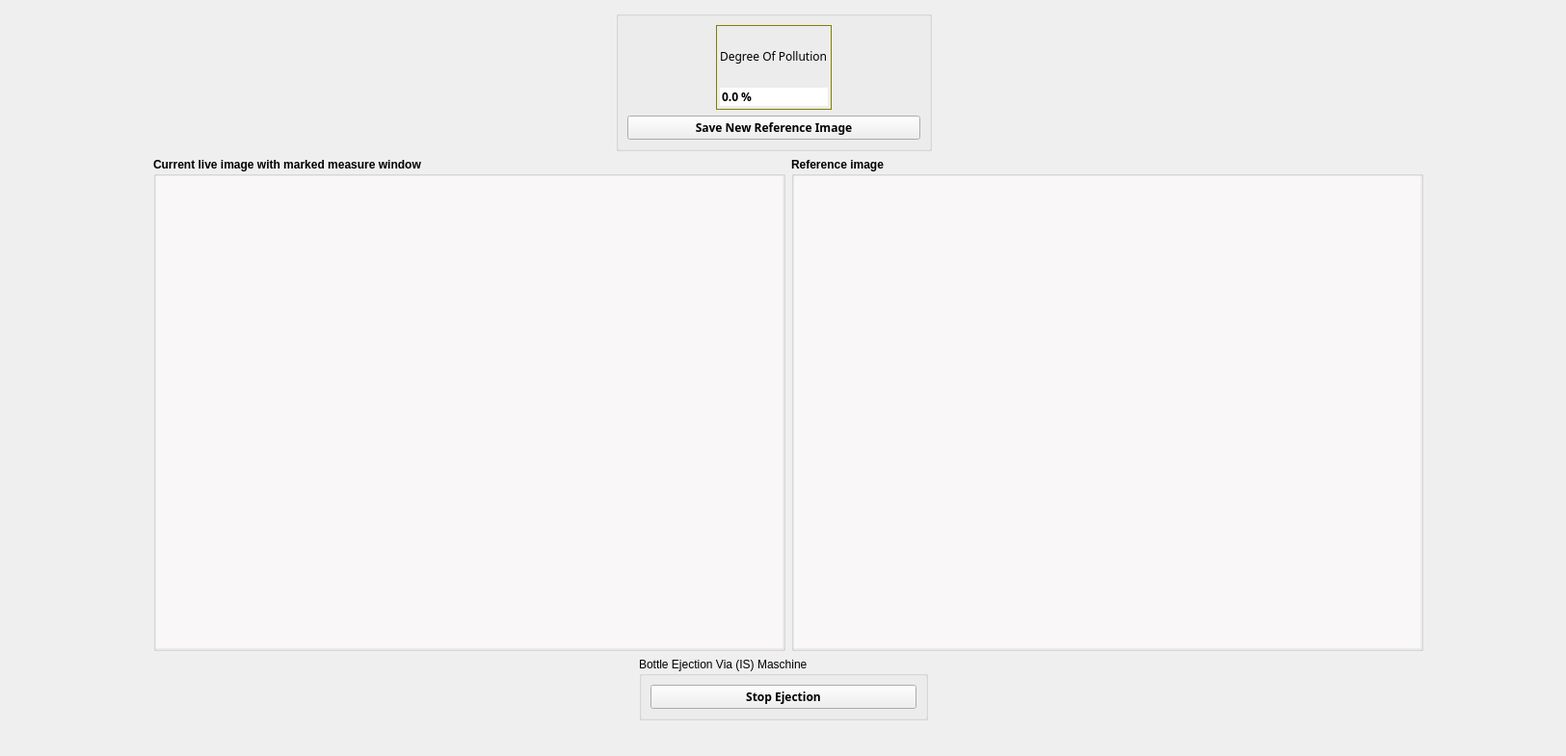
<?xml version="1.0" encoding="UTF-8"?>
<ui version="4.0">
 <class>CleanImageDialog</class>
 <widget class="QWidget" name="CleanImageDialog">
  <property name="geometry">
   <rect>
    <x>0</x>
    <y>0</y>
    <width>1625</width>
    <height>785</height>
   </rect>
  </property>
  <property name="windowTitle">
   <string/>
  </property>
  <layout class="QGridLayout" name="gridLayout_15">
   <item row="0" column="0">
    <spacer name="horizontalSpacer_7">
     <property name="orientation">
      <enum>Qt::Horizontal</enum>
     </property>
     <property name="sizeHint" stdset="0">
      <size>
       <width>16</width>
       <height>20</height>
      </size>
     </property>
    </spacer>
   </item>
   <item row="0" column="1">
    <layout class="QGridLayout" name="gridLayout_13">
     <item row="1" column="0">
      <layout class="QGridLayout" name="gridLayout_12">
       <item row="0" column="0">
        <spacer name="horizontalSpacer">
         <property name="orientation">
          <enum>Qt::Horizontal</enum>
         </property>
         <property name="sizeHint" stdset="0">
          <size>
           <width>108</width>
           <height>20</height>
          </size>
         </property>
        </spacer>
       </item>
       <item row="0" column="1">
        <layout class="QGridLayout" name="gridLayout_11">
         <item row="0" column="0">
          <widget class="QGroupBox" name="groupBoxCurrentLiveImage">
           <property name="font">
            <font>
             <weight>75</weight>
             <bold>true</bold>
            </font>
           </property>
           <property name="title">
            <string>Current live image with marked measure window</string>
           </property>
           <layout class="QGridLayout" name="gridLayout_8">
            <property name="leftMargin">
             <number>0</number>
            </property>
            <property name="topMargin">
             <number>0</number>
            </property>
            <property name="rightMargin">
             <number>0</number>
            </property>
            <property name="bottomMargin">
             <number>0</number>
            </property>
            <property name="spacing">
             <number>0</number>
            </property>
            <item row="0" column="0">
             <layout class="QGridLayout" name="gridLayout_2">
              <item row="0" column="0">
               <widget class="QFrame" name="ImageFrame">
                <property name="minimumSize">
                 <size>
                  <width>650</width>
                  <height>490</height>
                 </size>
                </property>
                <property name="maximumSize">
                 <size>
                  <width>650</width>
                  <height>490</height>
                 </size>
                </property>
                <property name="layoutDirection">
                 <enum>Qt::LeftToRight</enum>
                </property>
                <property name="styleSheet">
                 <string notr="true">QFrame {
 border: 0px solid rgb(0,0,0);
 background:rgb(249,247,248);
}</string>
                </property>
                <property name="frameShape">
                 <enum>QFrame::Box</enum>
                </property>
                <property name="frameShadow">
                 <enum>QFrame::Plain</enum>
                </property>
                <layout class="QGridLayout" name="gridLayout_7">
                 <property name="leftMargin">
                  <number>0</number>
                 </property>
                 <property name="topMargin">
                  <number>0</number>
                 </property>
                 <property name="rightMargin">
                  <number>0</number>
                 </property>
                 <property name="bottomMargin">
                  <number>0</number>
                 </property>
                </layout>
               </widget>
              </item>
             </layout>
            </item>
           </layout>
          </widget>
         </item>
         <item row="0" column="1">
          <widget class="QGroupBox" name="groupBoxReferenceImage">
           <property name="font">
            <font>
             <weight>75</weight>
             <bold>true</bold>
            </font>
           </property>
           <property name="title">
            <string>Reference image</string>
           </property>
           <layout class="QGridLayout" name="gridLayout_9">
            <property name="leftMargin">
             <number>0</number>
            </property>
            <property name="topMargin">
             <number>0</number>
            </property>
            <property name="rightMargin">
             <number>0</number>
            </property>
            <property name="bottomMargin">
             <number>0</number>
            </property>
            <property name="spacing">
             <number>0</number>
            </property>
            <item row="0" column="0">
             <layout class="QGridLayout" name="gridLayout">
              <item row="0" column="0">
               <widget class="QFrame" name="frameCleanImage">
                <property name="minimumSize">
                 <size>
                  <width>650</width>
                  <height>490</height>
                 </size>
                </property>
                <property name="maximumSize">
                 <size>
                  <width>650</width>
                  <height>490</height>
                 </size>
                </property>
                <property name="styleSheet">
                 <string notr="true">QFrame {
 border: 0px solid rgb(0,0,0);
 background:rgb(249,247,248);
}</string>
                </property>
                <property name="frameShape">
                 <enum>QFrame::Box</enum>
                </property>
                <property name="frameShadow">
                 <enum>QFrame::Plain</enum>
                </property>
                <layout class="QGridLayout" name="gridLayout_3">
                 <property name="leftMargin">
                  <number>0</number>
                 </property>
                 <property name="topMargin">
                  <number>0</number>
                 </property>
                 <property name="rightMargin">
                  <number>0</number>
                 </property>
                 <property name="bottomMargin">
                  <number>0</number>
                 </property>
                 <property name="spacing">
                  <number>6</number>
                 </property>
                </layout>
               </widget>
              </item>
             </layout>
            </item>
           </layout>
          </widget>
         </item>
        </layout>
       </item>
       <item row="0" column="2">
        <spacer name="horizontalSpacer_3">
         <property name="orientation">
          <enum>Qt::Horizontal</enum>
         </property>
         <property name="sizeHint" stdset="0">
          <size>
           <width>98</width>
           <height>20</height>
          </size>
         </property>
        </spacer>
       </item>
      </layout>
     </item>
     <item row="0" column="0">
      <layout class="QGridLayout" name="gridLayout_6">
       <item row="0" column="1">
        <widget class="QGroupBox" name="groupBoxSettingsCleanImage">
         <property name="title">
          <string/>
         </property>
         <layout class="QGridLayout" name="gridLayout_5">
          <item row="1" column="2">
           <spacer name="horizontalSpacer_2">
            <property name="orientation">
             <enum>Qt::Horizontal</enum>
            </property>
            <property name="sizeHint" stdset="0">
             <size>
              <width>40</width>
              <height>20</height>
             </size>
            </property>
           </spacer>
          </item>
          <item row="1" column="1">
           <widget class="ContentBoardItem" name="widgetDashBoardDegreeOfPollution" native="true">
            <property name="minimumSize">
             <size>
              <width>0</width>
              <height>88</height>
             </size>
            </property>
            <property name="maximumSize">
             <size>
              <width>16777215</width>
              <height>88</height>
             </size>
            </property>
            <property name="styleSheet">
             <string notr="true">/*QFrame{
     background:rgb(249,247,248);
     border: 1px solid rgb(0,0,255);
     min-height: 80px;
     max-height: 80px;
}

QLabel{
  background:rgb(249,247,248);
  color: rgb(39,51,66);
  border: 0px solid rgb(128,0,128);
  font-size: 16px;
  font-family: Siemens Sans;
  min-height: 20px;
  max-height: 20px;
}

QDoubleSpinBox{
background:rgb(255,255,255);
  color: rgb(39,51,66);
  font-size: 16px;
  font-weight: bold;
  font-family: Siemens Sans;
  min-height: 32px;
  max-height: 32px;
min-width: 0px;
}

QDoubleSpinBox::focus{
 border: 2px solid rgb(0,95,135);
}
*/

QWidget{
     border: 1px solid rgb(128,128,0);
 }

QLabel{
   border: 0px;
}
QDoubleSpinBox{
   border: 0px;
}
QDoubleSpinBox{
min-width: 40px;
}

</string>
            </property>
            <layout class="QGridLayout" name="gridLayout_4">
             <property name="leftMargin">
              <number>4</number>
             </property>
             <property name="topMargin">
              <number>4</number>
             </property>
             <property name="rightMargin">
              <number>4</number>
             </property>
             <property name="bottomMargin">
              <number>4</number>
             </property>
             <property name="spacing">
              <number>4</number>
             </property>
             <item row="0" column="0">
              <widget class="QLabel" name="labelDashBoardDegreeOfPollution">
               <property name="font">
                <font>
                 <family>Siemens Sans</family>
                </font>
               </property>
               <property name="text">
                <string>Degree Of Pollution</string>
               </property>
              </widget>
             </item>
             <item row="1" column="0">
              <widget class="QDoubleSpinBox" name="doubleSpinBoxDegreeOfPollution">
               <property name="enabled">
                <bool>true</bool>
               </property>
               <property name="sizePolicy">
                <sizepolicy hsizetype="Preferred" vsizetype="Fixed">
                 <horstretch>0</horstretch>
                 <verstretch>0</verstretch>
                </sizepolicy>
               </property>
               <property name="font">
                <font>
                 <family>Siemens Sans</family>
                 <weight>75</weight>
                 <bold>true</bold>
                </font>
               </property>
               <property name="styleSheet">
                <string notr="true">QDoubleSpinBox[STATE=&quot;Ok&quot;]
{
 background:rgb(249,247,248);
 min-width: 0px;
 border: 0px;
 }
QDoubleSpinBox[STATE=&quot;MaschineStop&quot;]
{ 
 background:rgb(202, 51, 51);
 min-width: 0px;
 border: 0px;
 }
QDoubleSpinBox[STATE =&quot;Warning&quot;]
{ 
 background:rgb(245, 197, 160);
 min-width: 0px;
 border: 0px;
 }
QDoubleSpinBox[STATE =&quot;Alarm&quot;]
{ 
 background:rgb(205, 99, 20);
 min-width: 0px;
 border: 0px;
 }


</string>
               </property>
               <property name="wrapping">
                <bool>false</bool>
               </property>
               <property name="alignment">
                <set>Qt::AlignLeading|Qt::AlignLeft|Qt::AlignVCenter</set>
               </property>
               <property name="readOnly">
                <bool>true</bool>
               </property>
               <property name="buttonSymbols">
                <enum>QAbstractSpinBox::NoButtons</enum>
               </property>
               <property name="suffix">
                <string> %</string>
               </property>
               <property name="decimals">
                <number>1</number>
               </property>
               <property name="minimum">
                <double>0.000000000000000</double>
               </property>
               <property name="maximum">
                <double>100.000000000000000</double>
               </property>
               <property name="singleStep">
                <double>0.100000000000000</double>
               </property>
               <property name="value">
                <double>0.000000000000000</double>
               </property>
              </widget>
             </item>
            </layout>
           </widget>
          </item>
          <item row="1" column="0">
           <spacer name="horizontalSpacer_4">
            <property name="orientation">
             <enum>Qt::Horizontal</enum>
            </property>
            <property name="sizeHint" stdset="0">
             <size>
              <width>40</width>
              <height>20</height>
             </size>
            </property>
           </spacer>
          </item>
          <item row="2" column="0" colspan="3">
           <widget class="QPushButton" name="pushButtonSaveCleanImage">
            <property name="sizePolicy">
             <sizepolicy hsizetype="Preferred" vsizetype="Fixed">
              <horstretch>0</horstretch>
              <verstretch>0</verstretch>
             </sizepolicy>
            </property>
            <property name="minimumSize">
             <size>
              <width>100</width>
              <height>0</height>
             </size>
            </property>
            <property name="font">
             <font>
              <family>Siemens Sans</family>
              <weight>75</weight>
              <bold>true</bold>
             </font>
            </property>
            <property name="autoFillBackground">
             <bool>false</bool>
            </property>
            <property name="styleSheet">
             <string notr="true"/>
            </property>
            <property name="text">
             <string>Save New Reference Image</string>
            </property>
            <property name="checkable">
             <bool>false</bool>
            </property>
            <property name="autoRepeat">
             <bool>false</bool>
            </property>
            <property name="autoDefault">
             <bool>false</bool>
            </property>
            <property name="flat">
             <bool>false</bool>
            </property>
           </widget>
          </item>
         </layout>
        </widget>
       </item>
       <item row="0" column="0">
        <spacer name="horizontalSpacer_5">
         <property name="orientation">
          <enum>Qt::Horizontal</enum>
         </property>
         <property name="sizeHint" stdset="0">
          <size>
           <width>588</width>
           <height>58</height>
          </size>
         </property>
        </spacer>
       </item>
       <item row="0" column="2">
        <spacer name="horizontalSpacer_6">
         <property name="orientation">
          <enum>Qt::Horizontal</enum>
         </property>
         <property name="sizeHint" stdset="0">
          <size>
           <width>608</width>
           <height>58</height>
          </size>
         </property>
        </spacer>
       </item>
      </layout>
     </item>
    </layout>
   </item>
   <item row="0" column="2">
    <spacer name="horizontalSpacer_8">
     <property name="orientation">
      <enum>Qt::Horizontal</enum>
     </property>
     <property name="sizeHint" stdset="0">
      <size>
       <width>38</width>
       <height>20</height>
      </size>
     </property>
    </spacer>
   </item>
   <item row="1" column="1">
    <layout class="QGridLayout" name="gridLayout_14">
     <item row="0" column="0">
      <spacer name="horizontalSpacer_9">
       <property name="orientation">
        <enum>Qt::Horizontal</enum>
       </property>
       <property name="sizeHint" stdset="0">
        <size>
         <width>578</width>
         <height>20</height>
        </size>
       </property>
      </spacer>
     </item>
     <item row="0" column="1">
      <widget class="QGroupBox" name="groupBoxBottleEjectionViaIS">
       <property name="minimumSize">
        <size>
         <width>300</width>
         <height>0</height>
        </size>
       </property>
       <property name="title">
        <string>Bottle Ejection Via (IS) Maschine</string>
       </property>
       <layout class="QGridLayout" name="gridLayout_10">
        <property name="leftMargin">
         <number>9</number>
        </property>
        <property name="topMargin">
         <number>9</number>
        </property>
        <property name="rightMargin">
         <number>9</number>
        </property>
        <property name="bottomMargin">
         <number>9</number>
        </property>
        <property name="spacing">
         <number>4</number>
        </property>
        <item row="0" column="0">
         <widget class="QPushButton" name="pushButtonEjectISmaschine">
          <property name="sizePolicy">
           <sizepolicy hsizetype="Preferred" vsizetype="Fixed">
            <horstretch>0</horstretch>
            <verstretch>0</verstretch>
           </sizepolicy>
          </property>
          <property name="minimumSize">
           <size>
            <width>100</width>
            <height>0</height>
           </size>
          </property>
          <property name="maximumSize">
           <size>
            <width>16777215</width>
            <height>16777215</height>
           </size>
          </property>
          <property name="font">
           <font>
            <family>Siemens Sans</family>
            <weight>75</weight>
            <bold>true</bold>
           </font>
          </property>
          <property name="text">
           <string>Stop Ejection</string>
          </property>
         </widget>
        </item>
       </layout>
      </widget>
     </item>
     <item row="0" column="2">
      <spacer name="horizontalSpacer_10">
       <property name="orientation">
        <enum>Qt::Horizontal</enum>
       </property>
       <property name="sizeHint" stdset="0">
        <size>
         <width>598</width>
         <height>20</height>
        </size>
       </property>
      </spacer>
     </item>
    </layout>
   </item>
   <item row="2" column="1">
    <spacer name="verticalSpacer">
     <property name="orientation">
      <enum>Qt::Vertical</enum>
     </property>
     <property name="sizeHint" stdset="0">
      <size>
       <width>20</width>
       <height>40</height>
      </size>
     </property>
    </spacer>
   </item>
  </layout>
 </widget>
 <customwidgets>
  <customwidget>
   <class>ContentBoardItem</class>
   <extends>QWidget</extends>
   <header location="global">contentboarditem.h</header>
   <container>1</container>
  </customwidget>
 </customwidgets>
 <resources/>
 <connections/>
</ui>
